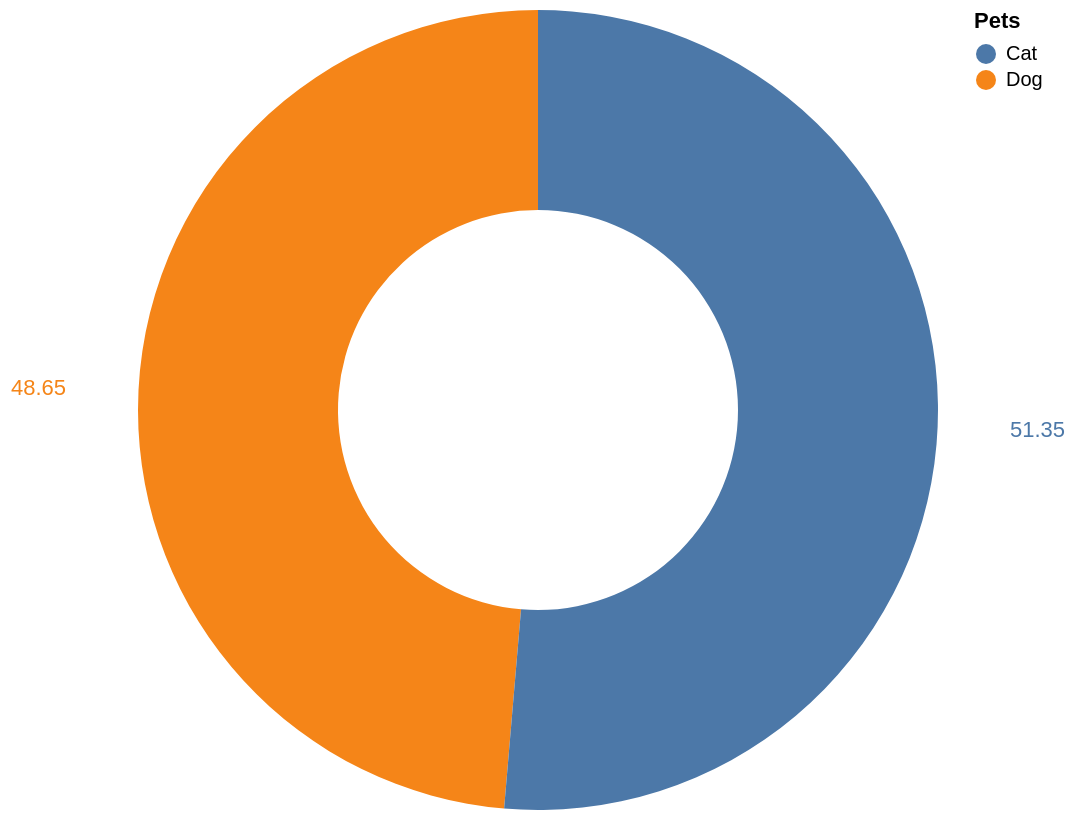

Vega-Lite specification stored for this chart:
### Vega-Lite specification from a JSON file in a GitHub repository (floating-point values rounded to 4 significant figures)
{"$schema": "https://vega.github.io/schema/vega-lite/v5.json", "config": {"view": {"stroke": ""}}, "width": 400, "height": 400, "description": "Overview of Dogs and Cats in US", "data": {"values": [{"Pets": "Dog", "value": 48.65, "population": 69294}, {"Pets": "Cat", "value": 51.35, "population": 73147}]}, "mark": {"type": "arc", "innerRadius": 100}, "encoding": {"theta": {"field": "value", "type": "quantitative", "stack": true}, "color": {"field": "Pets", "type": "nominal"}, "tooltip": [{"field": "Pets", "type": "nominal", "title": "States"}, {"field": "population", "type": "quantitative", "format": ",", "title": "Pets Population (1000s)"}]}, "layer": [{"mark": {"type": "arc", "innerRadius": 100}}, {"mark": {"type": "text", "radius": 250}, "encoding": {"text": {"field": "value", "type": "quantitative"}}}]}
